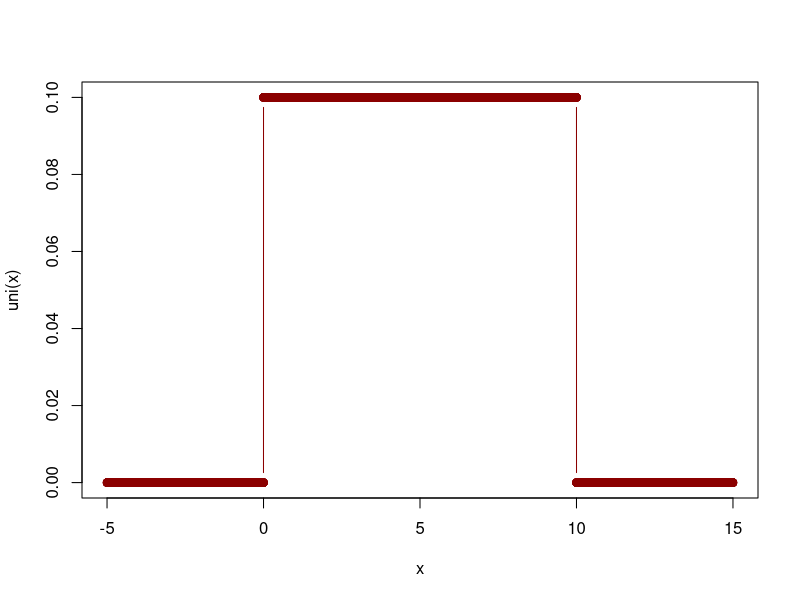
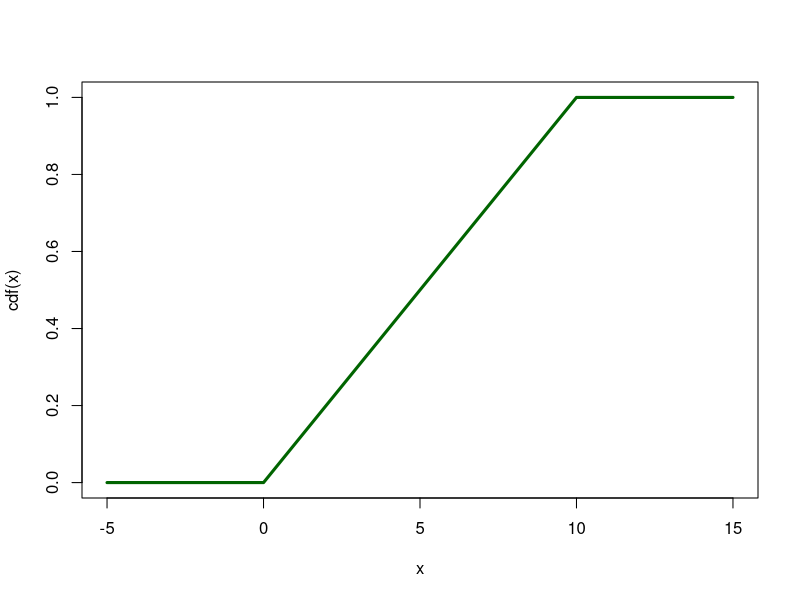
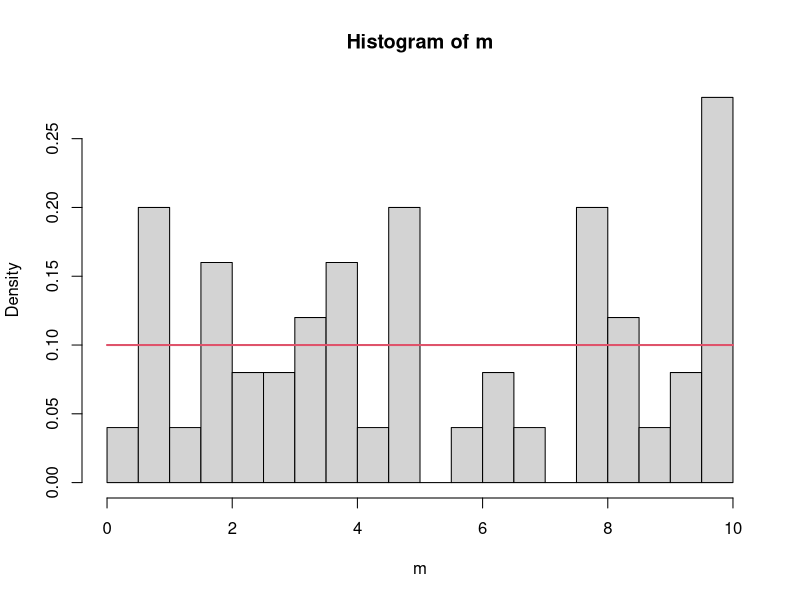
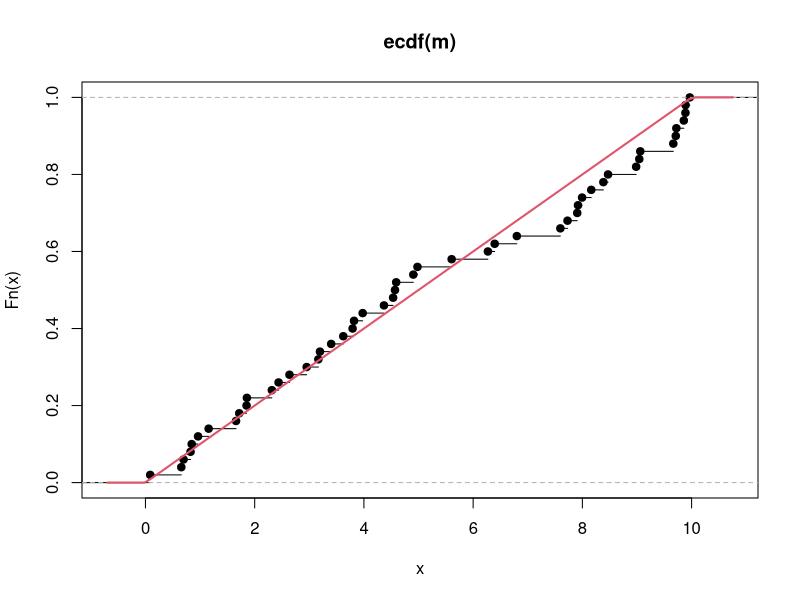
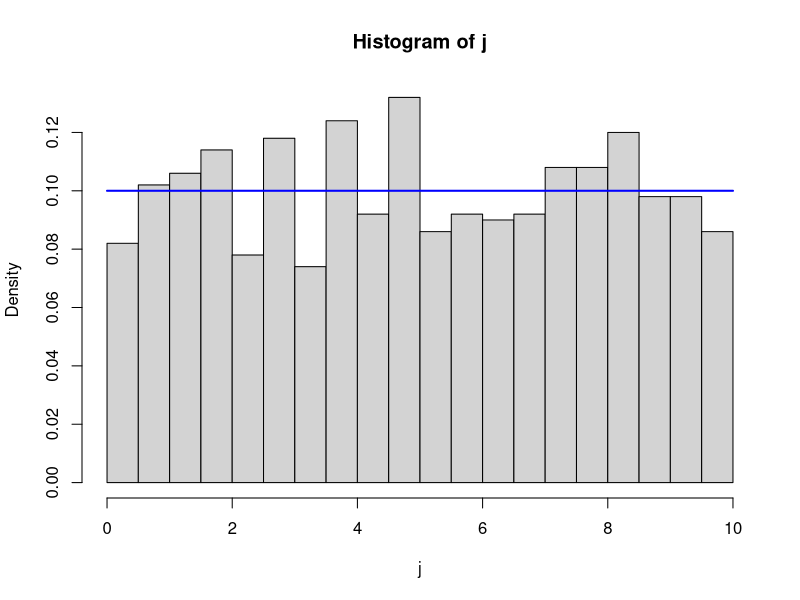
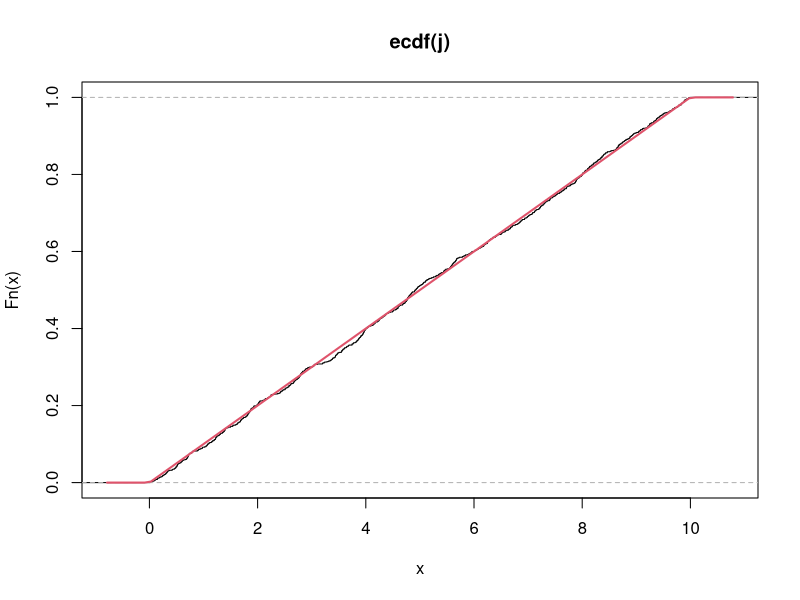

Write the R code that produced these figures, in order.
# Q (1b)
set.seed(7)
uni = function(x){dunif(x,0,10)}
x <- seq(-5,15,0.001)
x
plot(x, uni(x), typ = 'b', col = 'dark red')

# Q.1b

cdf = function(x){punif(x,0,10)}
plot(x,cdf(x),type='l', col = 'dark green', lwd = 3)
     

# Q.1c (i)

m = runif(50,0,10)
hist(m, probability = T, breaks = 20)
curve(dunif(x,0,10), col= 2, lwd=2, add=TRUE)

# Q.1c (ii)
plot(ecdf(m))
curve(punif(x,0,10), col= 2, lwd=2, add=TRUE)


# Q.1d 
j = runif(1000,0,10)
hist(j, probability = T, breaks = 15)
curve(dunif(x,0,10), col= 'blue', lwd=2, add=TRUE)

# Q.1d (ii)
plot(ecdf(j))
curve(punif(x,0,10), col= 2, lwd=2, add=TRUE)
